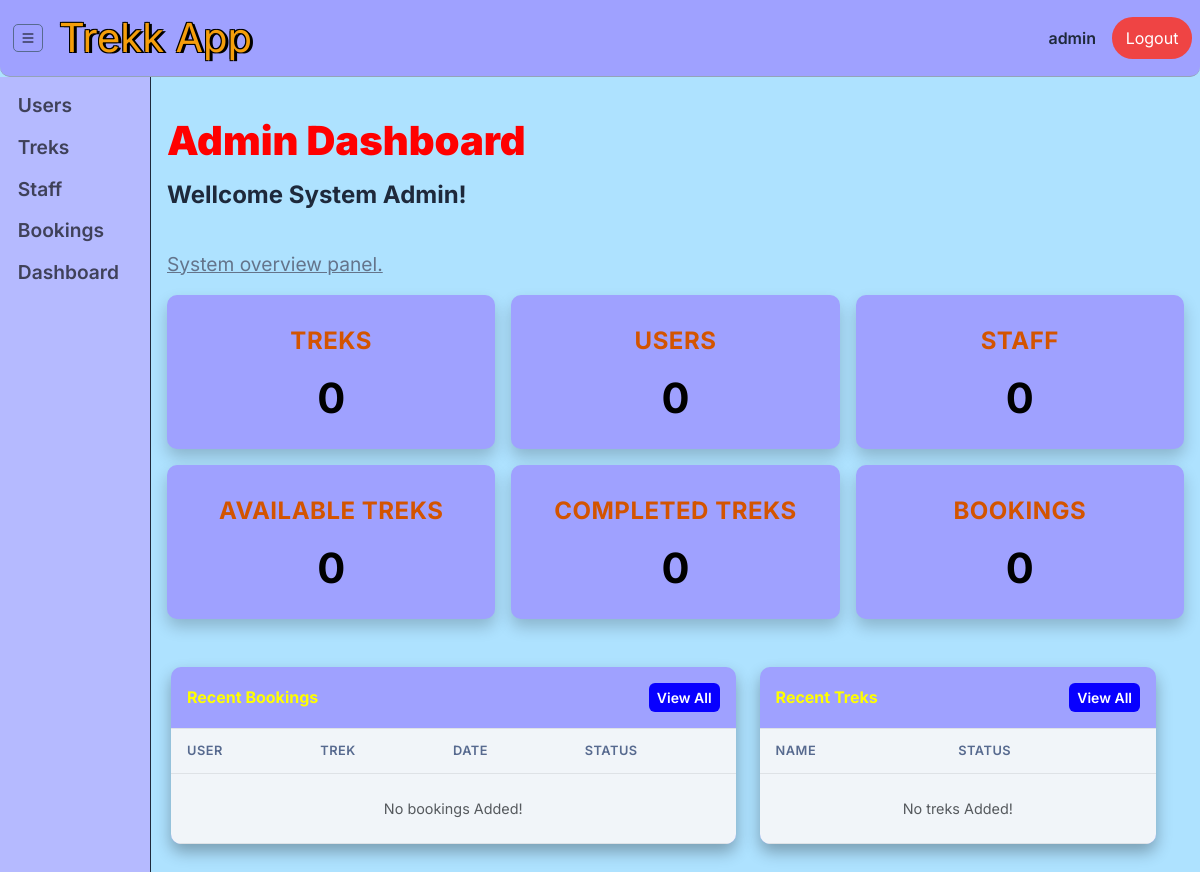
The page /admin/admin_dashboard (signed in) on the database as committed earlier.
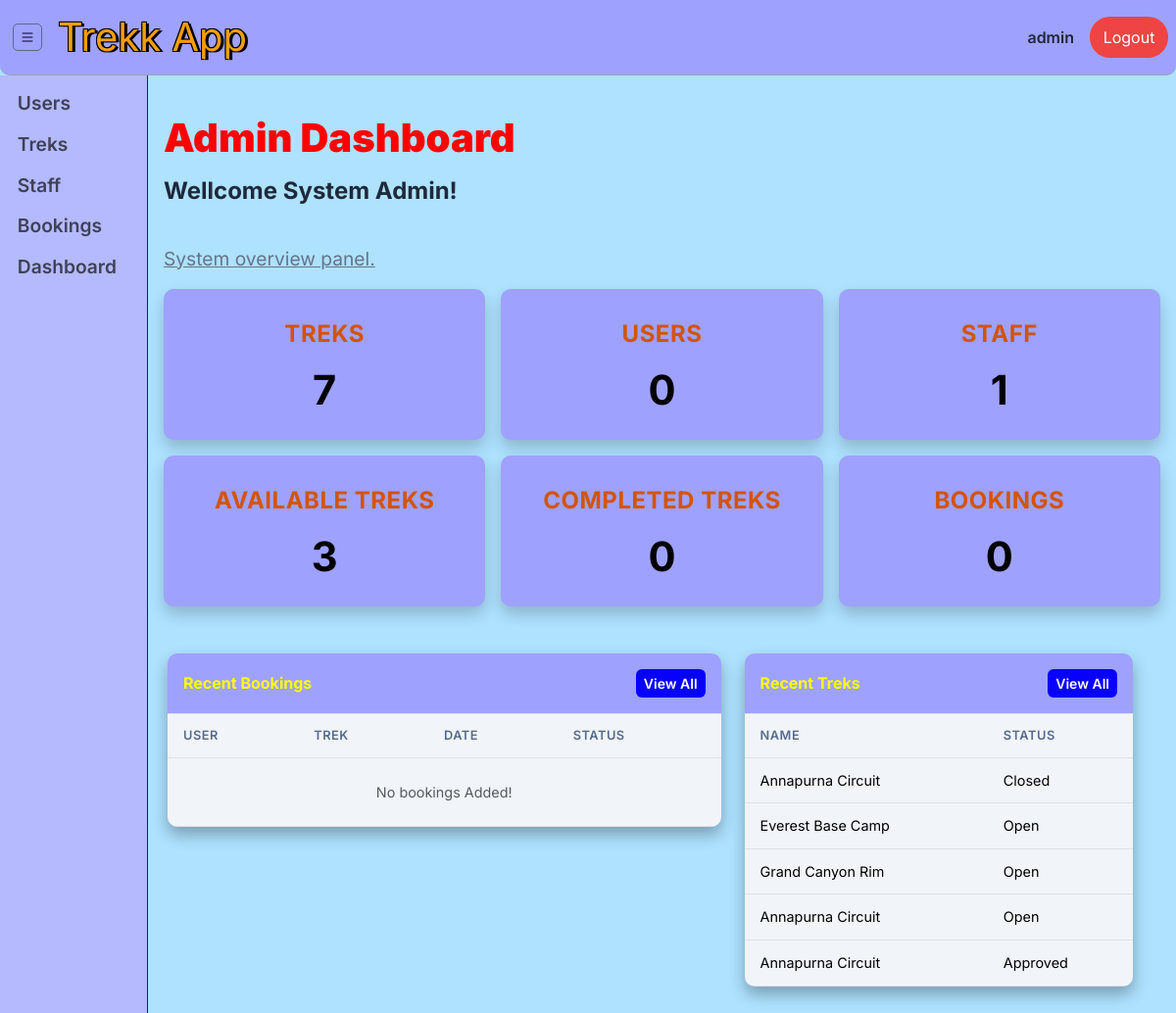
The same page on the database as committed later.
### models.py (models this page shows, shortened)
class TREKK(db.Model): # trek table(entity)
    __tablename__ = 'trek'
    trek_id = db.Column(db.Integer,primary_key=True)
    name = db.Column(db.String(150), nullable=False)
    difficulty = db.Column(db.String(50), nullable=False) # easy , moderate or hard
    duration = db.Column(db.String(50), nullable=False) # '2 days' or '5 days'
    location = db.Column(db.String(40),nullable=False)
    total_slots = db.Column(db.Integer, nullable=False)
    avl_slots = db.Column(db.Integer, nullable=False)
    assigned_staff_id = db.Column(db.Integer, db.ForeignKey("user.user_id"))
    description = db.Column(db.Text, nullable=True)
    price = db.Column(db.Float, nullable=False) # 2000.50, 2500.40
    status = db.Column(db.String(50), nullable=False,default="Pending" )  # Pending, Approved, Closed, & Open
    start_date = db.Column(db.Date, nullable=False)
    end_date = db.Column(db.Date, nullable=False)
    date_of_create = db.Column(db.DateTime, default=datetime.utcnow)
    booked_treks = db.relationship("BOOKING", backref="trek", lazy=True)

### routes/admin_route.py (the view)
@admin_bp.route("/admin_dashboard")
@role_validator("admin")
def admin_dashboard():
    app_data = {
        'treks': TREKK.query.count(),
        'users' : USER.query.filter_by(role='user').count(),
        'staffs' : USER.query.filter_by(role="staff").count(),
        'avl_treks' :TREKK.query.filter_by(status="Open").count(),
        'completed_treks' : TREKK.query.filter_by(status="Completed").count(),
        'bookings' :BOOKING.query.count()
    }
    bookings = (
        db.session.query(BOOKING)
        .options(joinedload(BOOKING.user), joinedload(BOOKING.trek))
        .order_by(BOOKING.booking_date.desc()).limit(5).all()
    )
    newly_treks = TREKK.query.order_by(TREKK.date_of_create.desc()).limit(5).all()
    return render_template("/admin/admin_dashboard.html", app_data=app_data, bookings=bookings, newly_treks=newly_treks)

### routes/admin_route.py (called while the page is built)
def login_validator(func):
    @wraps(func)
    def decorated(*a, **kw):
        if 'user_id' not in session:
            flash("Please Log in to your Account First!", "warning")
            return redirect(url_for('auth.main'))
        return func(*a, **kw)
    return decorated

def role_validator(*roles):
    def wrapper(func):
        @wraps(func)
        @login_validator
        def decorated(*a, **kw):
            if session.get('role') not in roles:
                flash("Invalid User! Access Forbiden.", "danger")
                return redirect(url_for('auth.main'))
            return func(*a, **kw)
        return decorated
    return wrapper

### templates/admin/admin_dashboard.html (shortened to what this page needs)
{% extends "base.html" %}
{% block content %}
<div class="page-heading">
    <h1>Admin Dashboard</h1>
    <h3>Wellcome System Admin!</h3>
    <u>System overview panel.</u>
</div>
<div class="row g-3 mb-4">
  <div class="col-md-4 col-6">
    <div class="data-card ">
      <div class="d-flex align-items-center justify-content-center"><div class="data-label ">Treks</div></div>
      <div class="data-output">{{ app_data.treks }}</div>
    </div>
  </div>
  <div class="col-md-4 col-6">
    <div class="data-card">
      <div class="d-flex align-items-center justify-content-center"><span class="data-label ">Users</span></div>
      <div class="data-output">{{ app_data.users }}</div>
    </div>
  </div>
  <div class="col-md-4 col-6">
    <div class="data-card">
      <div class="d-flex align-items-center justify-content-center"><span class="data-label ">Staff</span></div>
      <div class="data-output">{{ app_data.staffs }}</div>
    </div>
  </div>
  <div class="col-md-4 col-6">
    <div class="data-card">
      <div class="d-flex align-items-center justify-content-center"><span class="data-label ">Available Treks</span></div>
      <div class="data-output">{{ app_data.avl_treks }}</div>
    </div>
  </div>
  <div class="col-md-4 col-6">
    <div class="data-card">
      <div class="d-flex align-items-center justify-content-center"><span class="data-label ">Completed Treks</span></div>
      <div class="data-output">{{ app_data.completed_treks }}</div>
    </div>
  </div>
  <div class="col-md-4 col-6">
    <div class="data-card">
      <div class="d-flex align-items-center justify-content-center"><span class="data-label ">Bookings</span></div>
      <div class="data-output">{{ app_data.bookings }}</div>
    </div>
  </div>
<div class="row gy-4 ">
  <div class="col-lg-7">
    <div class="table-panel">
      <div class="p-3 border-bottom d-flex justify-content-between align-items-center">
        <h6 class="mb-0 fw-bold" >Recent Bookings</h6>
        <a href="" class="btn btn-sm btn-accent">View All</a>
      </div>
      <div>
        <table class="table">
          <thead><tr><th>User</th><th>Trek</th><th>Date</th><th>Status</th></tr></thead>
          <tbody>
          {% for booking, user, trek in bookings %}
          <tr>
            <td>{{ user.full_name }}</td>
            <td>{{ trek.name }}</td>
            <td>{{ booking.booking_date.strftime('%Y-%m-%d') if booking.booking_date else '-' }}</td>
            <td>{{ booking.status}}</td>
          </tr>
          {% else %}
          <tr><td colspan="4" class="text-center text-muted py-4">No bookings Added!</td></tr>
          {% endfor %}
          </tbody>
        </table>
      </div>
    </div>
  </div>
  <div class="col-lg-5">
    <div class="table-panel">
      <div class="p-3 border-bottom d-flex justify-content-between align-items-center">
        <h6 class="mb-0 fw-bold" >Recent Treks</h6>
        <a href="{{ url_for('admin.find_treks' ) }}" class="btn btn-sm btn-accent">View All</a>
      </div>
      <div class="control_table">
        <table class="table">
          <thead><tr><th>Name</th><th>Status</th></tr></thead>
          <tbody>
          {% for t in newly_treks %}
          <tr>
            <td>{{ t.name }}</td>
            <td>{{ t.status }}</td>
          </tr>
          {% else %}
          <tr><td colspan="2" class="text-center text-muted py-4">No treks Added!</td></tr>
          {% endfor %}
          </tbody>
        </table>
      </div>
    </div>
  </div>
</div>
{% endblock %}

Rows that differ between the two databases and show on the page:
added TREKK: name "Annapurna Circuit", status "Closed"
added TREKK: name "Everest Base Camp", status "Open"
added TREKK: name "Grand Canyon Rim", status "Open"
added TREKK: name "Annapurna Circuit", status "Open"
added TREKK: name "Annapurna Circuit", status "Approved"
Other text that changed with them:
{{ app_data.treks }}: "0" → "7"
{{ app_data.staffs }}: "0" → "1"
{{ app_data.avl_treks }}: "0" → "3"
text no longer shown: "No treks Added!"
